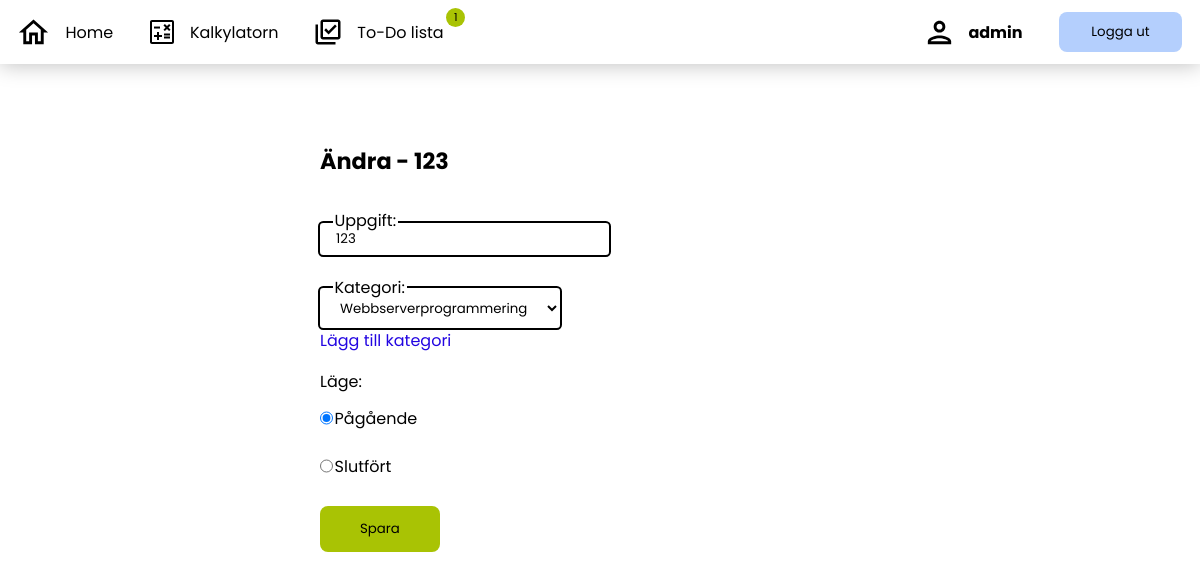
The app's page /todo/1 (signed in), older data.
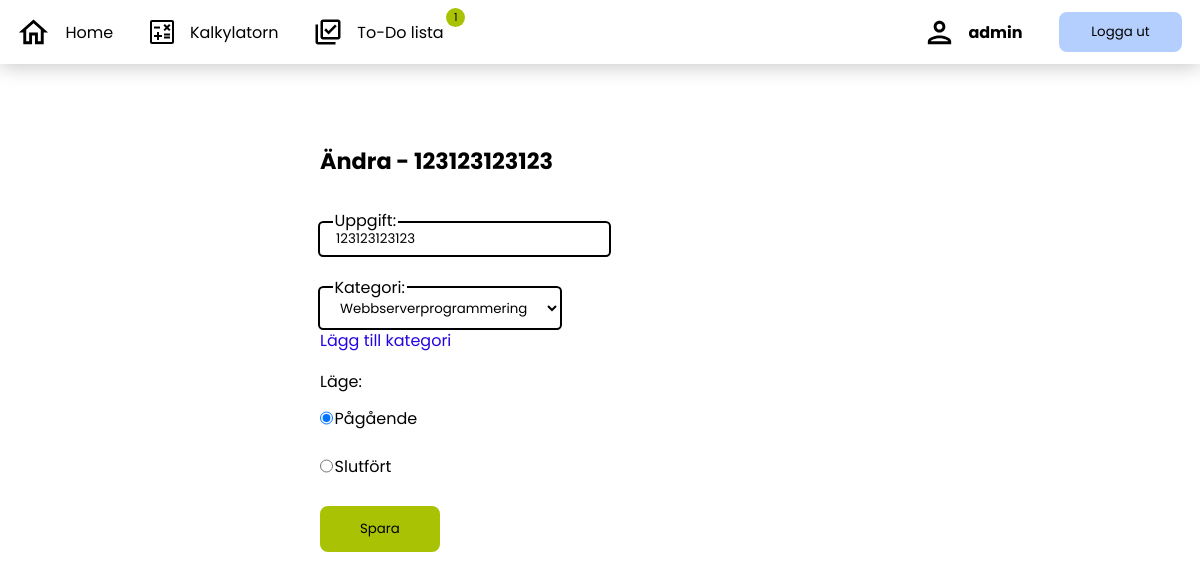
The same page, newer data.
### todo/models.py (models this page shows, shortened)
class TaskList(models.Model):
    username     = models.TextField        ('user')
    task         = models.TextField        ('task')
    status       = models.IntegerField     ('status')
    category     = models.IntegerField     ('category')
    class Meta:
        verbose_name = 'Task'
        verbose_name_plural = 'Tasks'

class TaskCategory(models.Model):
    category_name = models.TextField ('category_name')
    class Meta:
        verbose_name = 'Category'
        verbose_name_plural = 'Categories'

### todo/views.py (the view)
# urls.py: path('<int:taskID>', views.changeTask, name='changeTask'),
def changeTask(request, taskID):
    user = request.user
    if user.is_authenticated:
        taskList = TaskList.objects.all()
        categories_list = []
        categories = TaskCategory.objects.all()
        for category in categories:
            categories_list.append(category.category_name)
        for task in taskList:
            if task.id == taskID and user.username == task.username:
                currentcatid = task.category
                currentcategory = categories[currentcatid-1].category_name
                return render(request, 'todochange.html', {'task':task, 'currentcategory':currentcategory,'categories':categories_list})
        return redirect('toDo')
    else:
        return redirect('login')

### home/context_processors.py (called while the page is built)
def task_amount(request):
    user = request.user
    task_amount = 0
    if user.is_authenticated:
        taskList = TaskList.objects.all()
        username_auth = user.username
        for task in taskList:
            if task.username == username_auth and task.status == 1:
                task_amount += 1
    return ({'task_amount':task_amount})

### home/templates/todochange.html (shortened to what this page needs)
{% extends 'layout.html' %}
{% load static %}
    {% block title %}
    <link rel="stylesheet" href="{% static 'todo.css' %}">
    {% endblock title %}
    {% block content %}
    <div class="container">
        <div class="content">
            <h3>Ändra - {{ task.task }}</h3>
            <form action="{% url 'changeTaskApply' %}" method="post">
                {% if task %}
                <label for="newtaskname">Uppgift:</label>
                <input type="text" name="newtaskname" id="" placeholder="{{ task.task }}" class="form-control" value="{{ task.task }}">
                <label for="category" class="option_label">Kategori:</label>
                <select name="category" id="" class="form-control">
                    {% for category in categories %}
                        {% if category == currentcategory %}
                            <option value="{{ category }}" selected>{{ category }}</option>
                        {% else %}
                            <option value="{{ category }}">{{ category }}</option>
                        {% endif %}
                    {% endfor %}
                </select>
                <a href="{% url 'categoryAdd' %}"  class="accent_link">Lägg till kategori</a>
                <p class="space">Läge:</p>
                <div class="form-check">
                    <input type="radio" name="status" id="radio_1" class="no_outline" value="1" checked>
                    <label for="radio_1" class="radio_label">Pågående</label>
                </div>
                <div class="form-check">
                    <input type="radio" name="status" id="radio_2" class="no_outline" value="2">
                    <label for="radio_2" class="radio_label">Slutfört</label>
                </div>
                <a href="" class="hover_secondary_call"><button type="submit">Spara</button></a>
                {% endif %}
            </form>
        </div>
    </div>
    {% endblock content %}

### home/templates/layout.html (shortened to what this page needs)
{% load static %}
<!DOCTYPE html>
<html lang="sv">
<head>
    <link rel="stylesheet" href="{% static 'layout.css' %}">
    <link rel="stylesheet" href="{% static 'general.css' %}">
    {% block title %}{% endblock title %}
</head>
<body>
  <nav>
      <ul>
        <li><a href="{% url 'home' %}"><img src="{% static 'img/home.svg' %}" alt="">Home</a></li>
        <li><a href="{% url 'calchome' %}"><img src="{% static 'img/calc.svg' %}" alt="">Kalkylatorn</a></li>
        {% if  user.is_authenticated %}
          <li class="todo_nav"><a href="{% url 'toDo' %}"><img src="{% static 'img/todo.svg' %}" alt="">To-Do lista</a></li>
          {% if task_amount > 0 %}
            <div class="todo_count">
              <a href="{% url 'toDo' %}">
                <p>{{ task_amount }}</p>
              </a>
            </div>
          {% endif %}
        {% endif %}
      </ul>
      <ul>
        {% if user.is_authenticated %}
          <li><a href="{% url 'profile' %}"><img src="{% static 'img/profile.svg' %}" alt=""><b>{{ user.username }}</b></a></li>
          <li class="hover_secondary"><a href="{% url 'user_logout' %}" class="item_btn"><button>Logga ut</button></a></li>
        {% else %}
          <li class="hover_secondary"><a href="{% url 'user_login' %}" class="item_btn"><button>Logga in</button></a></li>
        {% endif %}
      </ul>
  </nav>
      {% block content %}
      {% endblock content %}
</body>
</html>

### home/static/layout.css (style rules this page uses)
* { font-family: 'Poppins', sans-serif; border: none; margin: 0; padding: 0; box-sizing: border-box; }
ul { display: flex; list-style: none; height: 100%; }
input { display: block; margin: 0.5rem 0; }
nav { width: 100%; height: 4rem; box-shadow: 0px 1px 20px rgba(0,0,0,0.25); display: flex; align-items: center; justify-content: space-between; }
a { color: #000; text-decoration: none; }
nav li { height: 100%; display: flex; align-items: center; padding: 0 1.15rem; }
nav li a { font-size: 1rem; height: 100%; display: flex; align-items: center; }
nav li a img { margin-right: 1rem; }
.item_btn { height: 2.5rem; }
li button { padding: 0 2rem; background-color: #B4CFFD; height:100%; border-radius: 0.5rem; transition: 0.3s; }
.todo_count { width: 1.2rem; height: 1.2rem; border-radius: 100%; background-color: #A9C304; display: flex; justify-content: center; align-items: center; position: relative; top: 0.5rem; right: 1rem; }
.todo_count p { font-size: 11px; }

### home/static/general.css (style rules this page uses)
.container { margin: 5rem 20rem; }
.content { margin-top: 3rem; display: flex; justify-content: space-between; gap: 0.75rem; }
h3 { font-size: 1.4rem; }
button, a { transition: 0.3s; }
input { border-radius: 0.2rem; outline: 2px solid #000; height: 2rem; padding: 0 1rem; }
.accent_link { color: #2205E1; }

### home/static/todo.css (style rules this page uses)
.content { flex-direction: column; }
.container button { margin: 1rem 0 0 0; padding: 0.8rem 2.5rem; border-radius: 0.5rem; background-color: #A9C304; transition: 0.3s; }
input { border-radius: 0.2rem; outline: 2px solid #000; height: 2rem; padding: 0 1rem; }
.no_outline { outline: none; }
label { background-color: #fff; position: relative; top: 1.1rem; left: 0.8rem; padding: 0 0.1rem; }
.option_label { top: 0.75rem; }
.radio_label { top: 0; left: 0; }
select { display: block; border-radius: 0.2rem; outline: 2px solid #000; height: 2.5rem; padding: 0 1rem; background-color: #fff; }
.form-check { display: flex; align-items: center; }
.space { margin-top: 1rem;; }

Row changes from the older to the newer data that the page shows:
changed TaskList: task "123" → "123123123123"; newtaskname "123" → "123123123123"
